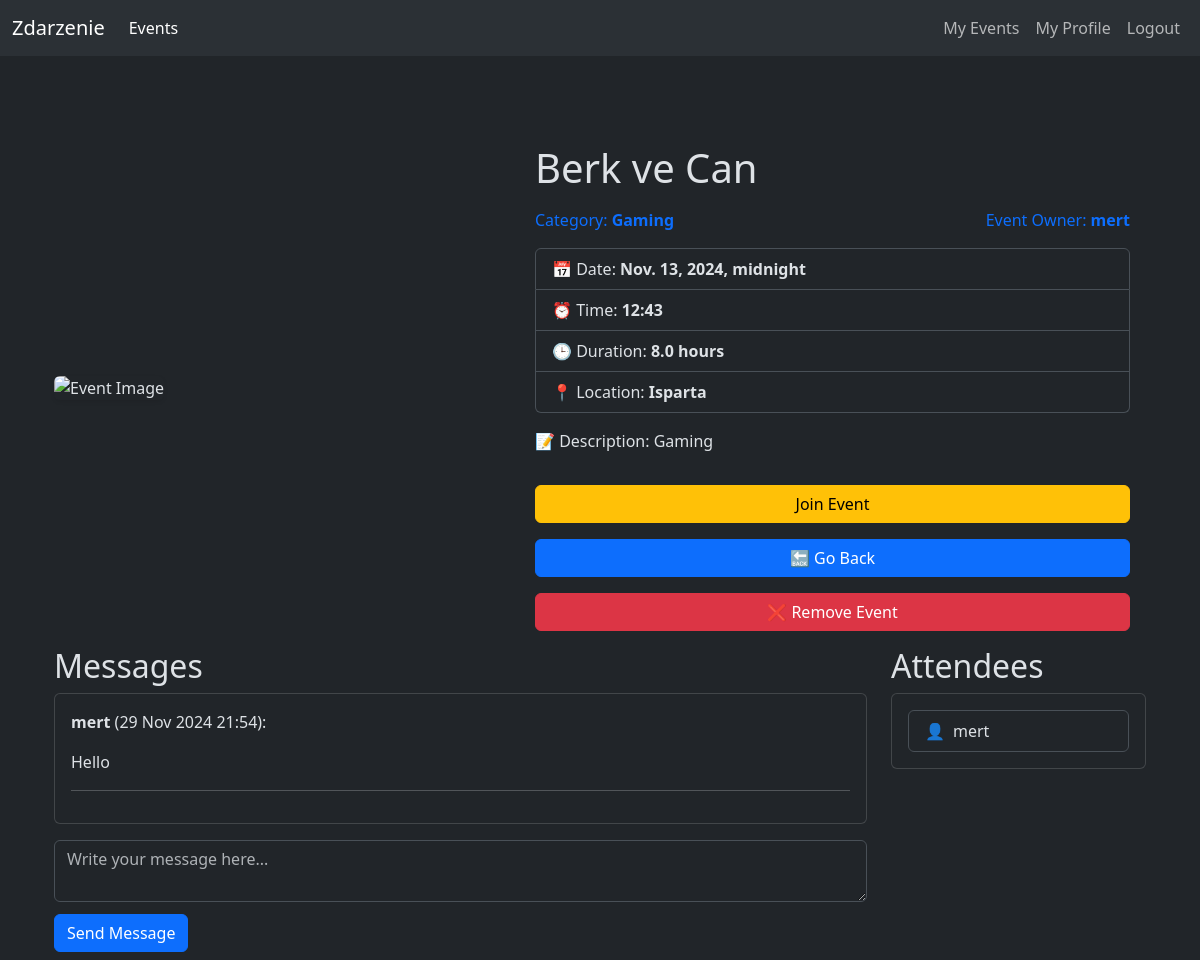
/events/show_event/2 (signed in), run on the app's committed database.
### events/models.py (models this page shows, shortened)
class Event(models.Model):
    event_id = models.AutoField(primary_key=True)
    event_name = models.CharField(max_length=60,blank=True, null=True)
    event_description = models.TextField(blank=True, null=True)
    event_date = models.DateTimeField(blank=True, null=True)
    event_time = models.CharField(max_length=10,blank=True, null=True)
    event_duration = models.FloatField(max_length=10,blank=True, null=True)
    event_location = models.ForeignKey(Location,on_delete=models.CASCADE,blank=True,null=True)
    event_category = models.CharField(max_length=60,blank=True, null=True)
    event_image = models.ImageField(upload_to='event_images', blank=True, null=True)
    event_is_approved = models.BooleanField(blank=True,null=True)
    event_owner = models.ForeignKey(User,on_delete=models.CASCADE,blank=True,null=True)
    attendees = models.ManyToManyField(User, related_name='events', blank=True)

class Location(models.Model):
    location_id = models.AutoField(primary_key=True)
    location_name = models.CharField(max_length=60,blank=True, null=True)
    location_latitude = models.FloatField(blank=True,null=True)
    location_longitude = models.FloatField(blank=True,null=True)

### messaging/models.py (models this page shows, shortened)
class Message(models.Model):
    message_id = models.AutoField(primary_key=True)
    sender = models.ForeignKey(User, on_delete=models.CASCADE)
    event = models.ForeignKey(Event, on_delete=models.CASCADE)
    message_text = models.TextField()
    sent_time = models.DateTimeField(auto_now_add=True)

### events/views.py (the view)
# urls.py: path("show_event/<int:id>",views.show_event,name= "show_event"),
@login_required
def show_event(request, id):
    event = get_object_or_404(Event, event_id=id)
    if not event.event_is_approved:
        messages.warning(request, "This event is not approved and cannot be viewed.")
        return redirect('events:all_events')
    event_messages = Message.objects.filter(event=event).order_by('sent_time')
    return render(request, 'events/show_event.html', {"event": event, "event_messages": event_messages})

### templates/events/show_event.html (shortened to what this page needs)
{% extends "../utils/layout.html" %}
{% load static %}
{% block body %}
<div class="container mt-4">
    <div class="row align-items-center">
        <div class="col-md-5">
            <div class="event-image">
                {% if event.event_image %}
                    <img src="{{ event.event_image.url }}" alt="{{ event.event_name }}" class="img-fluid rounded shadow-sm">
                {% else %}
                    <img src="{% static 'images/default_event.jpg' %}" alt="Event Image" class="img-fluid rounded shadow-sm">
                {% endif %}
            </div>
        </div>
        <div class="col-md-7">
            <div class="event-content p-3">
                <h1 class="mb-3 title">{{ event.event_name }}</h1>
                <div class="d-flex justify-content-between align-items-center mb-3">
                    <p class="event-category text-primary mb-0">Category: <strong>{{ event.event_category }}</strong></p>
                    <p class="event-category text-primary mb-0">Event Owner: <strong>{{ event.event_owner.username }}</strong></p>
                </div>
                <ul class="list-group mb-3">
                    <li class="list-group-item"><span>📅</span> Date: <strong>{{ event.event_date }}</strong></li>
                    <li class="list-group-item"><span>⏰</span> Time: <strong>{{ event.event_time }}</strong></li>
                    <li class="list-group-item"><span>🕒</span> Duration: <strong>{{ event.event_duration }} hours</strong></li>
                    <li class="list-group-item"><span>📍</span> Location: <strong>{{ event.event_location.location_name }}</strong></li>
                </ul>
                <p class="event-description mb-3">📝 Description: {{ event.event_description }}</p>
                <a href="{% url 'events:join_event' event.event_id %}" class="btn btn-warning w-100 mt-3">Join Event</a>
                <a href="{% url 'events:all_events' %}" class="btn btn-primary w-100 mt-3">🔙 Go Back</a>
                {% if request.user == event.event_owner or request.user.is_superuser %}
                    <form action="{% url 'events:delete_event' event.event_id %}" method="POST" class="mt-3">
                        <button type="submit" class="btn btn-danger w-100">❌ Remove Event</button>
                    </form>
                {% endif %}
            </div>
        </div>
    </div>
    {% if request.user in event.attendees.all or request.user.is_superuser %}
    <div class="row">
        <div class="col-md-9">
            <h2>Messages</h2>
            <div class="card">
                <div class="card-body">
                    {% for message in event_messages %}
                        <div class="mb-3">
                            <p><strong>{{ message.sender.username }}</strong> ({{ message.sent_time|date:"d M Y H:i" }}):</p>
                            <p>{{ message.message_text }}</p>
                            <hr>
                        </div>
                    {% empty %}
                        <p>No messages yet. Be the first to send one!</p>
                    {% endfor %}
                </div>
            </div>
            <form method="POST" action="{% url 'messaging:send_message' event.event_id %}" class="mt-3">
                <textarea name="message_text" class="form-control mb-2" rows="2" placeholder="Write your message here..." required></textarea>
                <button type="submit" class="btn btn-primary mt-1 mb-2">Send Message</button>
            </form>
        </div>
        <div class="col-md-3">
            <h2>Attendees</h2>
            <div class="card">
                <div class="card-body">
                    {% if event.attendees.exists %}
                        <ul class="list-group">
                            {% for attendee in event.attendees.all %}
                                <li class="list-group-item d-flex align-items-center">
                                    <span class="me-2">👤</span>
                                    <span>{{ attendee.username }}</span>
                                </li>
                            {% endfor %}
                        </ul>
                    {% else %}
                        <p class="text-muted">No attendees yet. Be the first to join!</p>
                    {% endif %}
                </div>
            </div>
        </div>
    </div>
    </div>
    {% else %}
        <div class="mt-5 alert alert-warning">
            You need to join the event to see and send messages.
        </div>
    {% endif %}
</div>
{% endblock body %}

### data on the page
Event: event_name "Berk ve Can", event_category "Gaming", event_owner.username "mert", event_date "Nov. 13, 2024, midnight", event_time "12:43", event_duration "8.0", event_location.location_name "Isparta", event_description "Gaming"
Message: sender.username "mert", sent_time "29 Nov 2024 21:54", message_text "Hello"

### other printed values
{{ attendee.username }} "mert"
